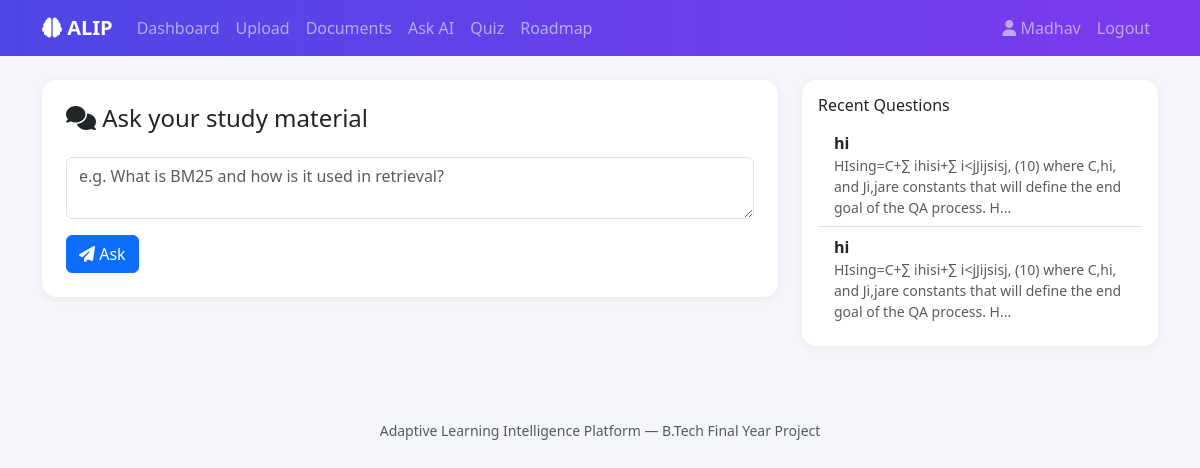
Screenshot of /ask (signed in) with the database file from the repository.
### tables this page shows
CREATE TABLE queries (
    id INTEGER PRIMARY KEY AUTOINCREMENT,
    user_id INTEGER NOT NULL,
    question TEXT NOT NULL,
    answer TEXT NOT NULL,
    sources TEXT DEFAULT '',
    created_at TEXT NOT NULL,
    FOREIGN KEY (user_id) REFERENCES users (id) ON DELETE CASCADE
);

### app.py (the view, shortened to what this page needs)
@app.route("/ask", methods=["GET", "POST"])
@login_required
def ask():
    answer = None
    sources = []
    question = ""
    conn = get_db()
    history = conn.execute(
        "SELECT * FROM queries WHERE user_id=? ORDER BY created_at DESC LIMIT 10", (session["user_id"],)
    ).fetchall()
    conn.close()
    return render_template("ask.html", answer=answer, sources=sources, question=question, history=history)

### app.py (called while the page is built)
def login_required(f):
    @wraps(f)
    def wrapper(*args, **kwargs):
        if "user_id" not in session:
            flash("Please log in to continue.", "warning")
            return redirect(url_for("login"))
        return f(*args, **kwargs)
    return wrapper

### db.py (called while the page is built)
def get_db():
    os.makedirs(os.path.dirname(Config.DATABASE), exist_ok=True)
    conn = sqlite3.connect(Config.DATABASE)
    conn.row_factory = sqlite3.Row
    conn.execute("PRAGMA foreign_keys = ON")
    return conn

### templates/ask.html (shortened to what this page needs)
{% extends "base.html" %}
{% block content %}
<div class="row">
  <div class="col-md-8">
    <div class="card p-4 mb-4">
      <h4><i class="fa-solid fa-comments"></i> Ask your study material</h4>
      <form method="POST" class="mt-3">
        <div class="mb-3">
          <textarea name="question" class="form-control" rows="2" placeholder="e.g. What is BM25 and how is it used in retrieval?" required>{{ question or '' }}</textarea>
        </div>
        <button type="submit" class="btn btn-primary"><i class="fa-solid fa-paper-plane"></i> Ask</button>
      </form>
    </div>
  </div>
  <div class="col-md-4">
    <div class="card p-3">
      <h6>Recent Questions</h6>
      {% if history %}
      <ul class="list-group list-group-flush">
        {% for h in history %}
        <li class="list-group-item">
          <strong>{{ h.question }}</strong>
          <p class="text-muted small mb-0">{{ h.answer[:120] }}{% if h.answer|length > 120 %}...{% endif %}</p>
        </li>
        {% endfor %}
      </ul>
      {% else %}
      <p class="text-muted small">No questions asked yet.</p>
      {% endif %}
    </div>
  </div>
</div>
{% endblock %}

### static/css/style.css (style rules this page uses)
:root { --brand-primary: #4f46e5; --brand-secondary: #7c3aed; }
body { background-color: #f4f6fb; }
.card { border: none; border-radius: 0.9rem; box-shadow: 0 2px 10px rgba(20, 20, 43, 0.06); }

### rows the page displays
queries: question "hi", answer "HIsing=C+∑ ihisi+∑ i<jJijsisj, (10) where C,hi, and Ji,jare constants that will define the end goal of the QA process. H"
queries: question "hi", answer "HIsing=C+∑ ihisi+∑ i<jJijsisj, (10) where C,hi, and Ji,jare constants that will define the end goal of the QA process. H"

### other values shown
{{ session.username }} "Madhav"
